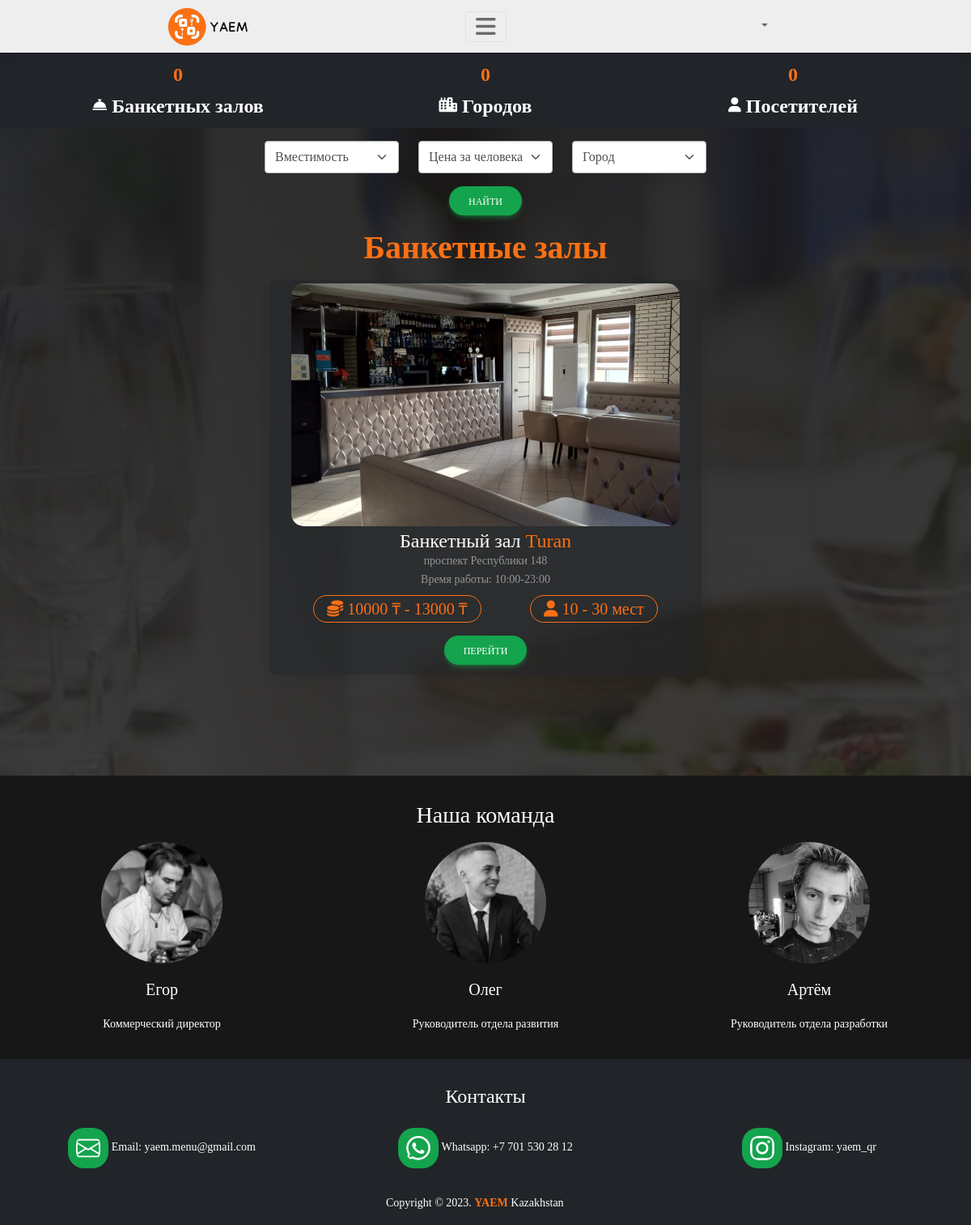
The page /banquets/ on the database its author committed.
### banquets/models.py (models this page shows, shortened)
class BanquetCard(models.Model):
    client = models.ForeignKey(
        to=Client,
        verbose_name="Зал заведения:",
        on_delete=models.CASCADE,
        blank=True,
        null=True,
    )
    city = models.ForeignKey(City, models.CASCADE, verbose_name="Город")
    name = models.CharField(
        max_length=100, unique=True, verbose_name="Название банкетного зала"
    )
    url_name = models.CharField(
        max_length=30, verbose_name="/url=client url", unique=True
    )
    logo = models.ImageField(verbose_name="Лого", upload_to=banquet_logo_upload_to)
    photo1 = models.ImageField(
        verbose_name="Фото 1", upload_to=banquet_logo_upload_to, blank=True, null=True
    )
    photo2 = models.ImageField(
        verbose_name="Фото 2", upload_to=banquet_logo_upload_to, blank=True, null=True
    )
    photo3 = models.ImageField(
        verbose_name="Фото 3", upload_to=banquet_logo_upload_to, blank=True, null=True
    )
    capacity = models.PositiveIntegerField(verbose_name="Вместимость")
    min_capacity = models.PositiveIntegerField(
        verbose_name="Минимальная вместимость", blank=True, null=True
    )
    price_max = models.PositiveIntegerField(verbose_name="Макс. цена за человека")
    price_min = models.PositiveIntegerField(verbose_name="Мин. цена за человека")
    status = models.BooleanField(verbose_name="Активен")
    working_time = models.CharField(
        max_length=20, verbose_name="Рабочее время", blank=True, null=True
    )
    address = models.CharField(
        max_length=50, verbose_name="Адрес", blank=True, null=True, unique=True
    )
    whatsapp = models.CharField(
        max_length=50, verbose_name="WhatsApp", blank=True, null=True, unique=True
    )
    inst = models.CharField(
        max_length=100, verbose_name="Instagram", blank=True, null=True, unique=True
    )
    two_gis = models.CharField(
        max_length=150, verbose_name="2gis", blank=True, null=True, unique=True
    )
    phone = models.CharField(
        max_length=30, verbose_name="Телефон", blank=True, null=True, unique=True
    )
    z_index = models.IntegerField(
        verbose_name="Порядковый №", blank=True, null=True, unique=True
    )
    class Meta:
        verbose_name = "Карточку банкетного зала"
        verbose_name_plural = "Карточки банкетных залов"

### banquets/views.py (the view, shortened to what this page needs)
class BanquetList(View):
    template_name = "banquets/banquet_list.html"
    def get(self, request, *args, **kwargs):
        banquets = BanquetCard.objects.all()
        cities = City.objects.values_list("name", flat=True).distinct()
        capacity = request.GET.get("capacity")
        price_min_max = request.GET.get("price_min_max")
        city = request.GET.get("city")
        context = {"banquets": banquets, "cities": cities}
        return render(request, self.template_name, context)

### banquets/templates/banquets/banquet_list.html (shortened to what this page needs)
{% extends "main/base.html" %}
{% load static %}
{% load i18n %}
{% block content %}
<section class="user-select-none" style="background: #212529">
    <div id="counter" class="indicator-list  container">
        <div class="row text-center fs-4 py-2 fw-bold" style="color: #fd7014">
            <div class="col-6 col-lg-4">
                <div class="indicators-item">
                    <div data-num="{{ total_banquets }}" class="indicators-title"></div>
                    <div class="lng-unit4 indicators-subtitle text-white">
                        <i class="fas fa-bell-concierge fa-xs"></i>
                        {% trans 'Банкетных залов' %}
                    </div>
                </div>
            </div>
            <div class="col-6 col-lg-4">
                <div class="indicators-item">
                    <div data-num="{{ total_cities }}" class="indicators-title"></div>
                    <div class="lng-unit4 indicators-subtitle text-white">
                        <i class="fas fa-city fa-xs"></i>
                        {% trans 'Городов' %}
                    </div>
                </div>
            </div>
            <div class="col-6 col-lg-4">
                <div class="indicators-item">
                    <div data-num="{{ total_orders }}" class="indicators-title"></div>
                    <div class="lng-unit6 indicators-subtitle text-white">
                        <i class="fas fa-user fa-xs"></i> {% trans 'Посетителей' %}
                    </div>
                </div>
            </div>
        </div>
    </div>
</section>
<section class="skrollable pb-5"
         style="background-image: linear-gradient(0deg, rgba(25, 25, 25, 0.8), rgba(25, 25, 25, 0.9)), url({% static 'images/banquet/банкет-min.jpg' %});
    background-attachment: fixed; background-size: cover; min-height: 100vh">
        <div class="container pt-3">
            <form action="" method="get">
                <div class="row gy-3 d-flex justify-content-center">
                    <div class="col-5 col-lg-2">
                        <select class="form-select" id="select_1" aria-label="Default select example"
                                name="capacity">
                            <option selected value="">{% trans 'Вместимость' %}</option>
                        </select>
                    </div>
                    <div class="col-5 col-lg-2">
                        <select class="form-select" id="select_2" aria-label="Default select example"
                                name="price_min_max">
                            <option selected value="">{% trans 'Цена за человека' %}</option>
                        </select>
                    </div>
                    <div class="col-5 col-lg-2">
                        <select class="form-select" id="select_3" aria-label="Default select example"
                                name="city">
                            <option selected value="">{% trans 'Город' %}</option>
                        </select>
                    </div>
                </div>
                <div class="d-flex mx-auto mt-3 justify-content-center">
                    <button class="btn btn-success btn-rounded btn-animate" type="submit">{% trans 'Найти' %}</button>
                </div>
            </form>
        </div>
    <div class="container">
        <h1 class="my-3 fw-bold text-center" style="color: #fd7014">{% translate 'Банкетные залы' %}</h1>
        <div class="row gy-5 mx-auto justify-content-center">
            {% for banquet in banquets %}
            {% if banquet.status %}
            <div class="col-12 col-lg-6 text-center">
                <div class="card text-white" style="background: rgba(33, 37, 41, 0.5)">
                    <link rel="stylesheet" href="https://cdn.jsdelivr.net/npm/swiper@11/swiper-bundle.min.css"/>
                    <div class="swiper mySwiper mt-1">
                        <div class="swiper-wrapper">
                            <div class="swiper-slide"><img src="{{banquet.logo.url}}" loading="lazy" alt=""></div>
                        </div>
                    </div>
                    <div class="card-body my-0 py-1">
                        <h4 data-aos="zoom-out-right" class="card-title my-0">{% trans 'Банкетный зал' %}
                            <span style="color: #FD7014">{{ banquet.name }}</span></h4>
                        {% if banquet.address %}
                            <p data-aos="zoom-out-right" class="card-title my-0 text-white-50">
                                {{ banquet.address }}
                            </p>
                        {% endif %}
                        <p data-aos="zoom-out-right" class="card-text my-0 text-white-50">
                            {% translate 'Время работы' %}:
                            {% if banquet.working_time %}
                                {{ banquet.working_time }}
                            {% endif %}
                        </p>
                        <div data-aos="fade-right" class="d-flex justify-content-around my-2 ">
                            <p class="fs-5 my-0 px-3 border rounded-pill"
                               style="color: #FD7014; --mdb-border-color: #FD7014">
                                <i class="fas fa-coins"></i> {{banquet.price_min}} ₸ - {{banquet.price_max}} ₸
                            </p>
                            <p class="fs-5 my-0 px-3 border rounded-pill"
                               style="color: #FD7014; --mdb-border-color: #FD7014">
                                <i class="fas fa-user"></i>
                                {% if banquet.min_capacity %}
                                {{banquet.min_capacity}} -
                                {% endif %}
                                {{banquet.capacity}} {% trans 'мест' %}
                            </p>
                        </div>
                        <a href="{% url 'banquets:banquet_page' url_name=banquet.url_name %}">
                            <button data-aos="fade-up" class="btn btn-success btn-rounded px-4 my-2 btn-animate">
                                {% translate 'Перейти' %}
                            </button>
                        </a>
                    </div>
                </div>
            </div>
            {% endif %}
            {% endfor %}
        </div>
    </div>
</section>
{% endblock content %}

### static/css/style.css (style rules this page uses)
.swiper-slide { width: auto; display: flex; justify-content: center; align-items: center; }

### banquets/templates/banquets/banquet_list.html (style rules this page uses)
html, body { position: relative; height: 100%; }
body { background: #eee; font-family: Helvetica Neue, Helvetica, Arial, sans-serif; font-size: 14px; color: #000; margin: 0; padding: 0; }
.swiper { width: 90%; height: 300px; border-radius: 15px; }
.swiper-slide { text-align: center; font-size: 18px; background: rgba(33, 37, 41, 0); display: flex; justify-content: center; align-items: center; }
.swiper-slide img { display: block; max-width: 100%; height: 100%; object-fit: cover; border-radius: 15px }

### rows shown on the page
BanquetCard: logo (picture), name "Turan", address "проспект Республики 148", working_time "10:00-23:00", price_min "10000", price_max "13000", min_capacity "10", capacity "30"
